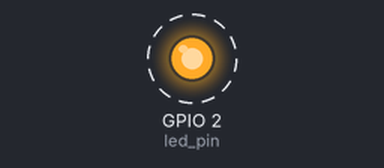
The sketch below on a simulated ESP32. On the bench: output pins drawn as LEDs (lit = HIGH). Dashed ring = blinking.

Above: at 0.2 s.
Timing chart, 0 to 3.0 s (numbered marks = the images above):
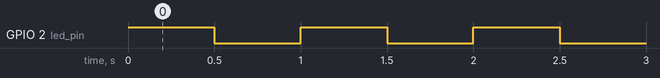

Measured:
- by itself, GPIO 2 (led_pin): alternates HIGH for 0.50 s and LOW for 0.50 s

The sketch:

LED_BLINKING.ino
```cpp
 //Use only core 1 for demo projects
#ifndef LED_BUILTIN
#define LED_BUILTIN 2 // pin number is specific to your esp32 board
#endif
#if CONFIG_FREERTOS_UNICORE
static const BaseType_t app_cpu = 0;
#else
static const BaseType_t app_cpu = 1;
#endif

//Pins
static const int led_pin = LED_BUILTIN;

//Our task: blink a LED
void toggleLED( void *parameter){
  while(1){
    digitalWrite(led_pin, HIGH);
    vTaskDelay(500/portTICK_PERIOD_MS);
    digitalWrite(led_pin, LOW);
    vTaskDelay(500/portTICK_PERIOD_MS);
  }
}
void setup() {
  // put your setup code here, to run once:
  pinMode(led_pin, OUTPUT);

  //Task to run forever
  xTaskCreatePinnedToCore( //UseXtaskCreate() in vanilla FreeRTOS
             toggleLED,   // Function to be called
             "Toggle LED",// Nome of task
             1024,        // Stack size (byte ins ESP32, words in FreeRTOS)
             NULL,        // Parameter to pass to function
             1,           // Task priority ( = to configMAX_PRIOEITIES -1)
             NULL,        // Task handle
             app_cpu);    // Run on core one of this dual core process

     // If this was Vanilla FreeRTOS, you'd want to call vTaskStartScheduler() in
     // main after setting up your tasks.


}

void loop() {
  // put your main code here, to run repeatedly:

}
```
